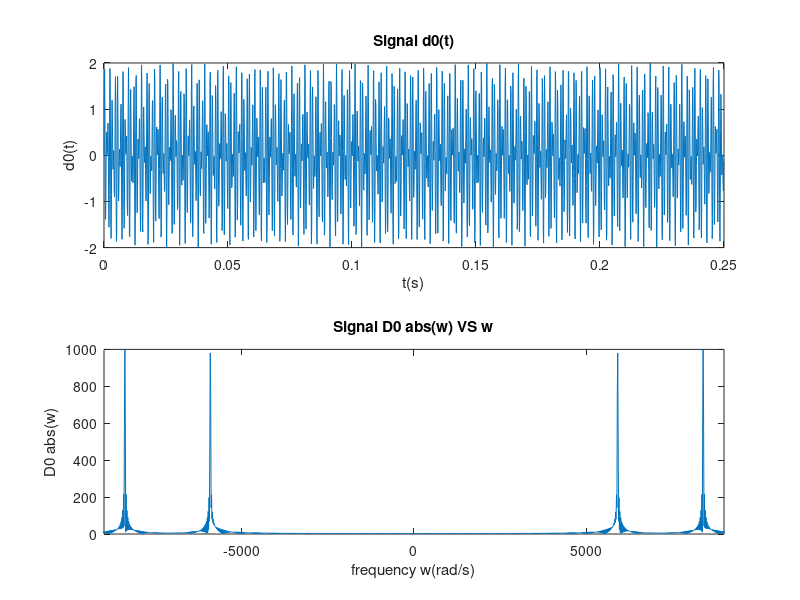

MATLAB code to generate this figure:
% FILE: Ex1.m
% NAME: Tianning Li
% DESCRIPTION: Identifying Frequency Contentof a Signal

% Clear all variables and close all windows
clear all; close all; clc;

Fs = 8000;
t = 0: 1/Fs : 0.25-1/Fs;
d0 = sin(2*pi*941*t) + sin(2*pi*1336*t);
sound(d0, Fs);
pause(1);
sound(d0, Fs);
figure;
subplot(2,1,1);
plot(t, d0);
xlabel('t(s)');
ylabel('d0(t)');
title('Signal d0(t)');

N = 4096;
D0_fft = fftshift(fft(d0, N));
D0_abs = abs(D0_fft);
period = 2*pi*Fs/N;
w = (-N/2:(N/2)-1)*period;
subplot(2,1,2);
plot(w, D0_abs);
xlim([-9000 9000]);
ylim([0 1000])
xlabel('frequency w(rad/s)');
ylabel('D0 abs(w)');
title('Signal D0 abs(w) VS w');

n = find(D0_abs > 900);
index_tone0 = zeros(1, length(n));
for i = 1:length(n)
      index_tone0(1,i)= -1*N/2*period + (n(1,i)-1)*period;
end
freq_tone0 = index_tone0 ./ (2 * pi)




